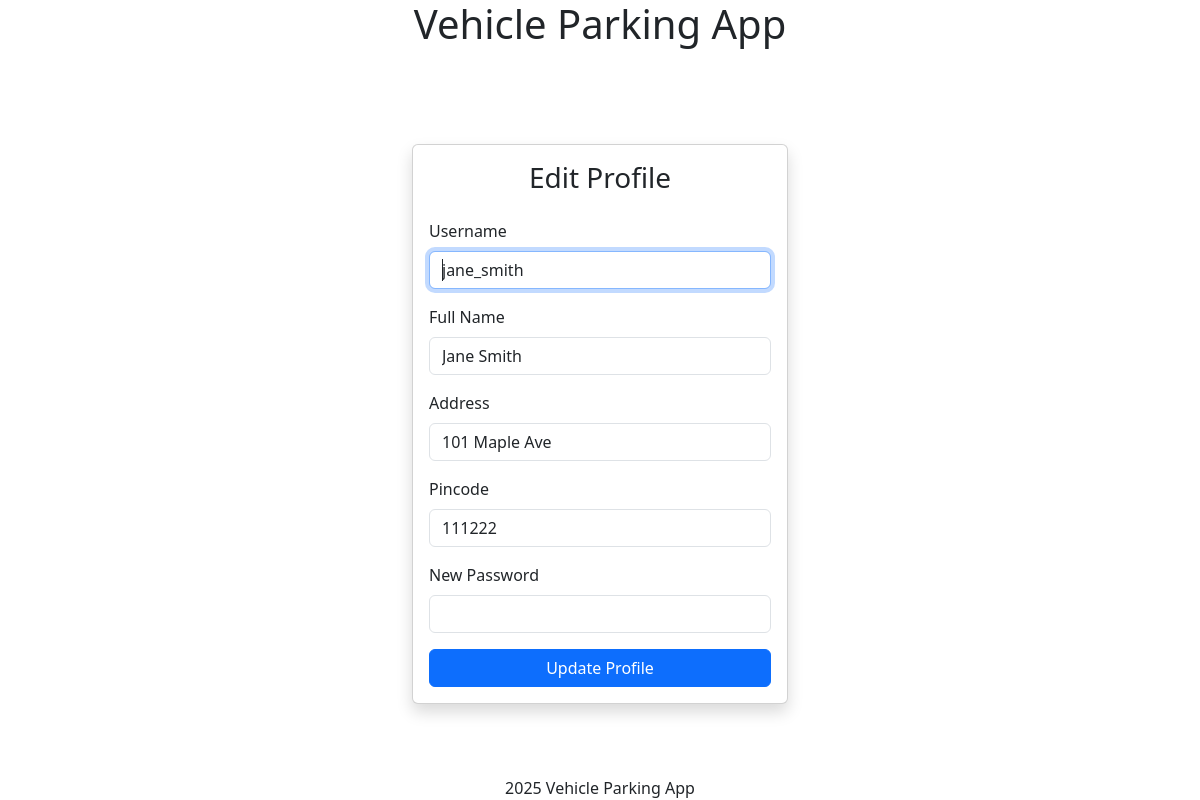
Screenshot of /edit_profile (signed in) with the database file from the repository.
### models/models.py (models this page shows, shortened)
class User(db.Model, UserMixin):
    id = db.Column(db.Integer, primary_key=True)
    username = db.Column(db.String(80), unique=True, nullable=False)
    fullname = db.Column(db.String(255), nullable=False)
    address = db.Column(db.Text, nullable=False)
    pincode = db.Column(db.String(10), nullable=False)
    is_admin = db.Column(db.Boolean, default=False, nullable=False)
    parking_tickets = db.relationship('Ticket', backref='user', lazy=True)
    password_hash = db.Column(db.String(128), nullable=False)

### controllers/controllers.py (the view, shortened to what this page needs)
@app.route('/edit_profile', methods=['GET', 'POST'])
@login_required
def edit_profile():
    return render_template('edit_profile.html', user=current_user)

### app.py (called while the page is built)
def create_app():
    app = Flask(__name__)
    app.config.from_object(LocalDevelopmentConfig)
    db.init_app(app)
    login_manager = LoginManager()
    login_manager.init_app(app)
    from models.models import User
    @login_manager.user_loader
    def load_user(user_id):
        return User.query.get(int(user_id))
    app.app_context().push()
    return app

### templates/edit_profile.html (shortened to what this page needs)
{% extends "layout.html" %}
{% block content %}
<div class="container" style="max-width: 400px;">
    <div class="card shadow">
        <div class="card-body">
            <h3 class="card-title text-center mb-4">Edit Profile</h3>
            <form method="post" autocomplete="off">
                <div class="mb-3">
                    <label for="username" class="form-label">Username</label>
                    <input
                        type="text"
                        class="form-control"
                        id="username"
                        name="username"
                        value="{{ user.username }}"
                        required
                        autofocus>
                </div>
                <div class="mb-3">
                    <label for="fullname" class="form-label">Full Name</label>
                    <input
                        type="text"
                        class="form-control"
                        id="fullname"
                        name="fullname"
                        value="{{ user.fullname }}"
                        required>
                </div>
                <div class="mb-3">
                    <label for="address" class="form-label">Address</label>
                    <input
                        type="text"
                        class="form-control"
                        id="address"
                        name="address"
                        value="{{ user.address }}"
                        required>
                </div>
                <div class="mb-3">
                    <label for="pincode" class="form-label">Pincode</label>
                    <input
                        type="text"
                        class="form-control"
                        id="pincode"
                        name="pincode"
                        value="{{ user.pincode }}"
                        required>
                </div>
                <div class="mb-3">
                    <label for="password" class="form-label">New Password</label>
                    <input
                        type="password"
                        class="form-control"
                        id="password"
                        name="password"
                        >
                </div>
                <div class="d-grid">
                    <button type="submit" class="btn btn-primary">Update Profile</button>
                </div>
            </form>
        </div>
    </div>
</div>
{% endblock %}

### static/styles.css (style rules this page uses)
html, body { height: 100%; width: 100vw; margin: 0; padding: 0; overflow: hidden; }
body { min-height: 100vh; min-width: 100vw; box-sizing: border-box; display: flex; flex-direction: column; }

### rows the page displays
User: username "jane_smith", fullname "Jane Smith", address "101 Maple Ave", pincode "111222"
